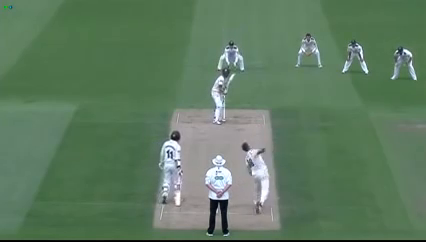
#> input picture frame 78 of python_files/videos/humandirection.mp4, 426 x 242 px, given in place of pedestrian.mp4, which was not available
$ python detect.py
#> lines starting #> are read from the running program, lines starting #| are printed output that depends on the picture; after the words box and inside, x2 and y2 are one past the last pixel; in counts of white or black regions, pixels touching at a corner belong together; pictures that were not available may be replaced by others from this repository, and a replacement may not be noted
import cv2
import numpy as np
#url="http://192.168.1.201:8080"
cap=cv2.VideoCapture("E:\\College\\HOD_IT_Internship\\WeightEstimationBridge\\python_files\\pedestrian.mp4")
#cap = cv2.VideoCapture(0)

histo = cv2.HOGDescriptor()
svm_detector = histo.setSVMDetector(cv2.HOGDescriptor_getDefaultPeopleDetector())

detected = []

def human_detector(frame):
    coord,_ = histo.detectMultiScale(frame,winStride = (8,8))
    count = 0
    for x,y,w,h in coord:
        cv2.rectangle(frame,(x,y),(x + w,y + h),(255,0,0),1)
        centroidX,centroidY = (x + w/2),(y + h/2)
        detected.append((centroidX,centroidY))
        cv2.imshow("detected",frame)
    return frame

while True:
    ret,frame = cap.read()
#> frame is the input picture: shape (242, 426, 3); mean B, G, R 96.1, 122.3, 94.4
    try:
        height,width = frame.shape[:2]
#> height = 242; width = 426
        cv2.line(frame,(0,int(height/2)),(width,int(height/2)),(255,0,0))
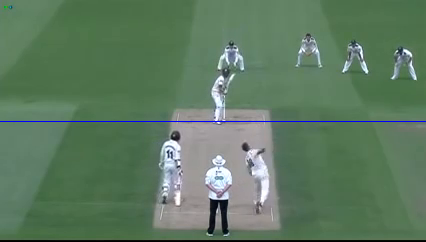
#> frame: shape (242, 426, 3); 0.41% of pixels changed, all inside (x1, y1, x2, y2) = (0, 121, 426, 122)
        frame = human_detector(frame)
#> in human_detector, `coord,_ = histo.detectMultiScale(frame,winStride = (8,8))`: coord = ()
#> after the loop in human_detector, `for x,y,w,h in coord:`: detected = []
    except:
        print("Video Ended")
    if cv2.waitKey(1) & 0xFF== ord('q'):
#> (key q is pressed here)
            break


print(detected)
cap.release()
cv2.destroyAllWindows()

$ run again, starting later in the video
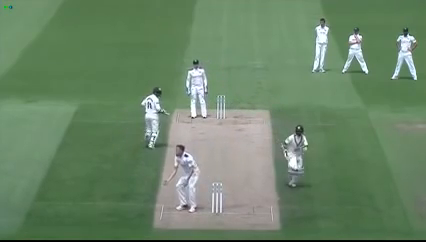
#> input picture frame 353 of python_files/videos/humandirection.mp4, 426 x 242 px, given in place of pedestrian.mp4, which was not available
#> frame is the input picture: shape (242, 426, 3); mean B, G, R 102.8, 132.4, 106.3
#> `cv2.line(frame,(0,int(height/2)),(width,int(height/2)),(255,0,0))`:
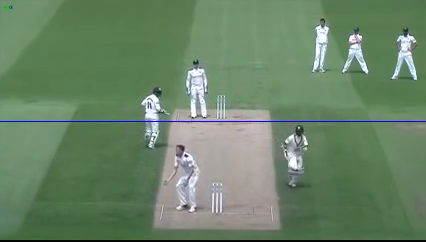
#> frame: shape (242, 426, 3); 0.41% of pixels changed, all inside (x1, y1, x2, y2) = (0, 121, 426, 122)
#> coord = ()
#> after the loop in human_detector, `for x,y,w,h in coord:`: detected = []

$ run again, starting later in the video
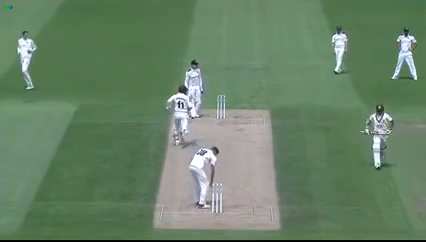
#> input picture frame 628 of python_files/videos/humandirection.mp4, 426 x 242 px, given in place of pedestrian.mp4, which was not available
#> frame is the input picture: shape (242, 426, 3); mean B, G, R 102.6, 129.7, 103.6
#> `cv2.line(frame,(0,int(height/2)),(width,int(height/2)),(255,0,0))`:
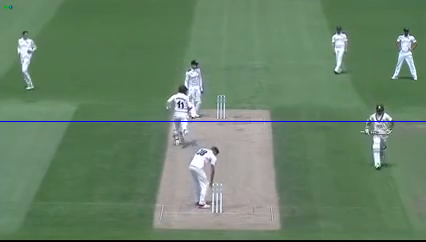
#> frame: shape (242, 426, 3); 0.41% of pixels changed, all inside (x1, y1, x2, y2) = (0, 121, 426, 122)
#> coord = ()
#> after the loop in human_detector, `for x,y,w,h in coord:`: detected = []
